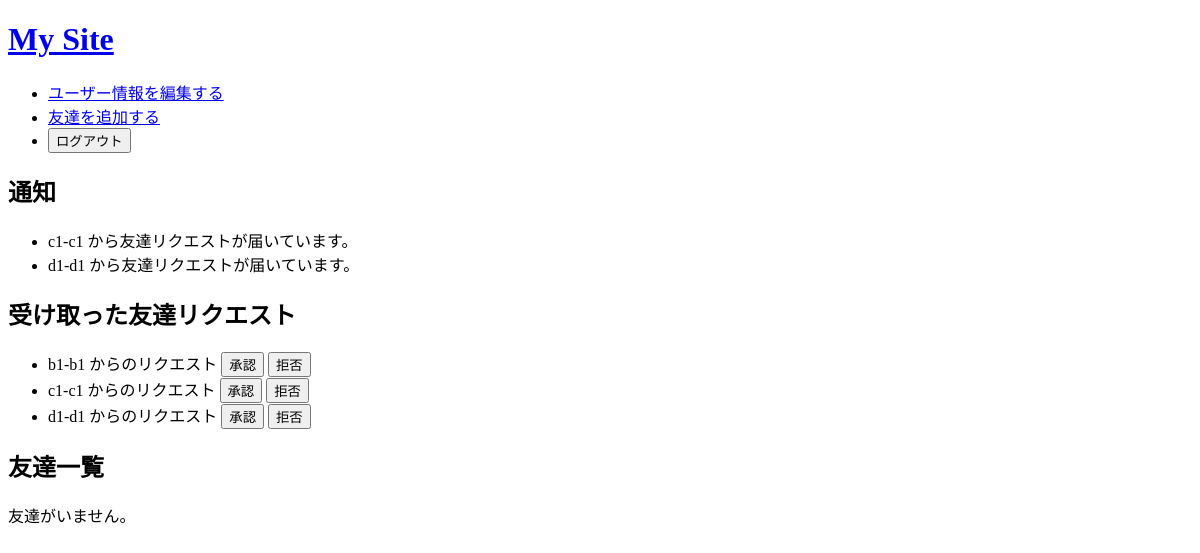
Page / (signed in) on the earlier database version.
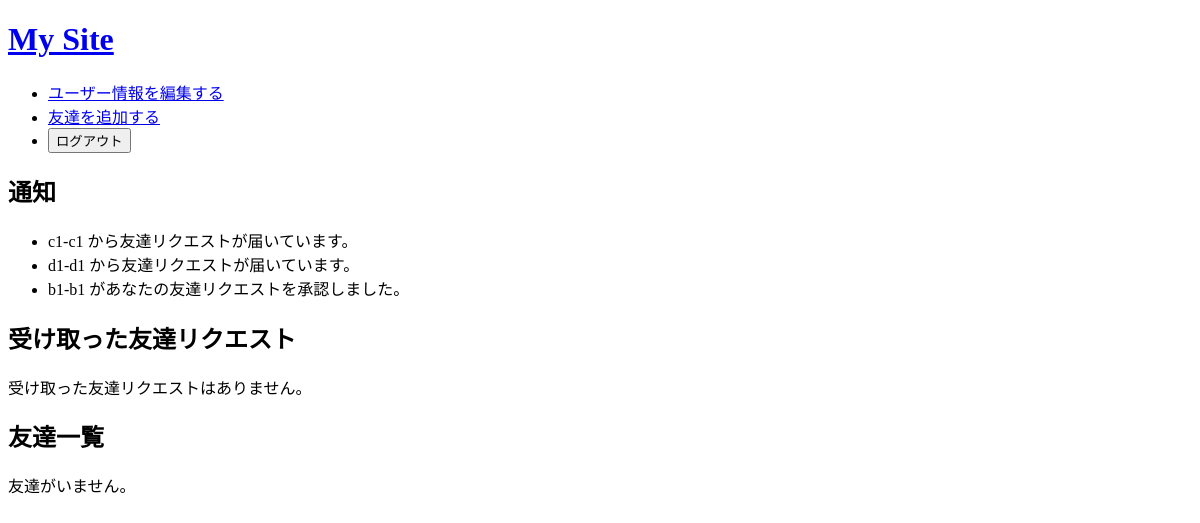
Same page on the later database version.
### accounts/models.py (models this page shows, shortened)
class Notification(models.Model):
    user = models.ForeignKey(settings.AUTH_USER_MODEL, on_delete=models.CASCADE, related_name='notifications')
    message = models.CharField(max_length=255)
    is_read = models.BooleanField(default=False)
    created_at = models.DateTimeField(auto_now_add=True)

class FriendRequest(models.Model):
    from_user = models.ForeignKey(settings.AUTH_USER_MODEL, related_name='sent_requests', on_delete=models.CASCADE)
    to_user = models.ForeignKey(settings.AUTH_USER_MODEL, related_name='received_requests', on_delete=models.CASCADE)
    created_at = models.DateTimeField(auto_now_add=True)
    is_accepted = models.BooleanField(default=False)

class CustomUser(AbstractUser):
    name = models.CharField(max_length=100, verbose_name='名前')
    address = models.CharField(max_length=255, verbose_name='住所', blank=True, null=True)
    nearest_station = models.CharField(max_length=100, verbose_name='最寄駅', blank=True, null=True)
    nearest_station_name = models.CharField(max_length=255, blank=True, null=True)  # 駅名
    nearest_station_lat = models.FloatField(blank=True, null=True)  # 緯度
    nearest_station_lng = models.FloatField(blank=True, null=True)  # 経度
    station_latitude = models.FloatField(null=True, blank=True)
    station_longitude = models.FloatField(null=True, blank=True)
    email = models.EmailField(unique=True, max_length=255)
    friends = models.ManyToManyField("self", blank=True, related_name="friends_list", symmetrical=False)

### accounts/views.py (the view)
# urls.py: path('', views.home, name='home'),
@login_required
def home(request):
    friend_requests_received = request.user.received_requests.filter(is_accepted=False)
    notifications = request.user.notifications.filter(is_read=False)
    context = {
        'friend_requests_received': friend_requests_received,
        'notifications': notifications,
    }
    return render(request, 'home.html', context)

### accounts/templates/home.html (shortened to what this page needs)
{% extends 'base_generic.html' %}
{% block content %}
    <h2>通知</h2>
    <ul>
        {% for notification in notifications %}
            <li>{{ notification.message }}</li>
        {% empty %}
            <li>新しい通知はありません。</li>
        {% endfor %}
    </ul>
    <h2>受け取った友達リクエスト</h2>
    {% if friend_requests_received %}
        <ul>
            {% for friend_request in friend_requests_received %}
                <li>
                    {{ friend_request.from_user.username }} からのリクエスト
                    <form method="post" action="{% url 'accept_friend_request' friend_request.id %}" style="display:inline;">
                        <button type="submit">承認</button>
                    </form>
                    <form method="post" action="{% url 'reject_friend_request' friend_request.id %}" style="display:inline;">
                        <button type="submit">拒否</button>
                    </form>
                </li>
            {% endfor %}
        </ul>
    {% else %}
        <p>受け取った友達リクエストはありません。</p>
    {% endif %}
    <h2>友達一覧</h2>
    {% if user.friends_list.all %}
        <ul>
            {% for friend in user.friends_list.all %}
    <li>
        {{ friend.username }}
        {% if friend.station_latitude and friend.station_longitude and user.station_latitude and user.station_longitude %}
            <a href="{% url 'show_midpoint' friend.id %}">中間地点を表示</a>
        {% else %}
            <span style="color: red;">※緯度経度が未設定のため表示できません</span>
        {% endif %}
    </li>
{% endfor %}
        </ul>
    {% else %}
        <p>友達がいません。</p>
    {% endif %}
{% endblock %}

Differences in the rows shown:
no longer on this page (row edited): FriendRequest: from_user.username "b1-b1"
no longer on this page (row edited): FriendRequest: from_user.username "c1-c1"
no longer on this page (row edited): FriendRequest: from_user.username "d1-d1"
added Notification: message "b1-b1 があなたの友達リクエストを承認しました。"
Other differences:
text now shown: "受け取った友達リクエストはありません。"
